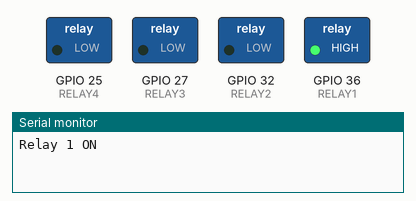
Bench run of a sketch on a simulated ESP32. On the bench: switched loads named in the sketch (green lamp = pin HIGH), the last lines printed to the serial monitor.

Above: at 0.8 s.
At 1.8 s:
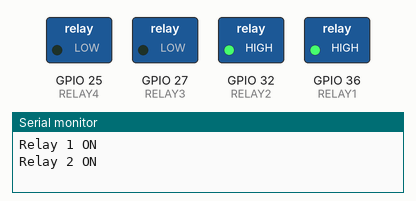
At 2.8 s:
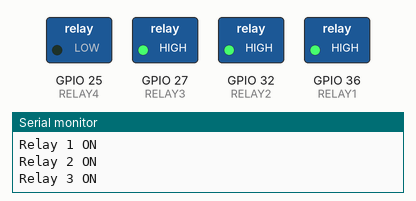
At 3.8 s:
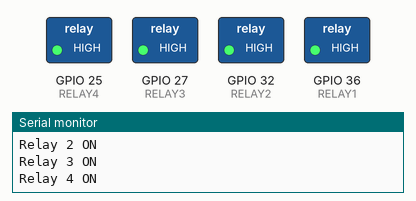
At 5.3 s:
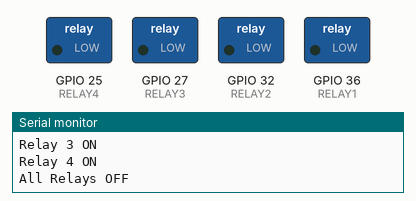
Timing chart, 0 to 8.1 s (numbered marks = the images above):
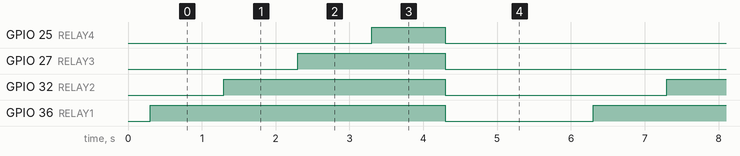

The sketch:

4.Relay_Out_Test.ino
```cpp
/********************************************************************
 *  IO Builds — Sri Lanka
 *  Dhanushka Udaya Kumara
 *  Embedded Systems Engineer
 *
 *  RELAY OUTPUT TEST
 *  Pins:
 *      GPIO36
 *      GPIO32
 *      GPIO27
 *      GPIO25
 *
 *  Logic:
 *      HIGH → Relay ON
 *      LOW  → Relay OFF
 ********************************************************************/

#include <Arduino.h>

// Relay output pins
#define RELAY1 36
#define RELAY2 32
#define RELAY3 27
#define RELAY4 25

void setup() {
  Serial.begin(115200);
  delay(300);

  pinMode(RELAY1, OUTPUT);
  pinMode(RELAY2, OUTPUT);
  pinMode(RELAY3, OUTPUT);
  pinMode(RELAY4, OUTPUT);

  // Make sure all relays are OFF at start
  digitalWrite(RELAY1, LOW);
  digitalWrite(RELAY2, LOW);
  digitalWrite(RELAY3, LOW);
  digitalWrite(RELAY4, LOW);
}

void loop() {
  // Relay ON sequence
  Serial.println("Relay 1 ON");
  digitalWrite(RELAY1, HIGH);
  delay(1000);

  Serial.println("Relay 2 ON");
  digitalWrite(RELAY2, HIGH);
  delay(1000);

  Serial.println("Relay 3 ON");
  digitalWrite(RELAY3, HIGH);
  delay(1000);

  Serial.println("Relay 4 ON");
  digitalWrite(RELAY4, HIGH);
  delay(1000);

  // Turn all OFF
  Serial.println("All Relays OFF");
  digitalWrite(RELAY1, LOW);
  digitalWrite(RELAY2, LOW);
  digitalWrite(RELAY3, LOW);
  digitalWrite(RELAY4, LOW);
  delay(2000);
}
```

Measured:
- by itself, GPIO 25 (RELAY4): alternates HIGH for 1.0 s and LOW for 5.0 s
- by itself, GPIO 27 (RELAY3): alternates HIGH for 2.0 s and LOW for 4.0 s
- by itself, GPIO 32 (RELAY2): alternates HIGH for 3.0 s and LOW for 3.0 s
- by itself, GPIO 36 (RELAY1): alternates HIGH for 4.0 s and LOW for 2.0 s
